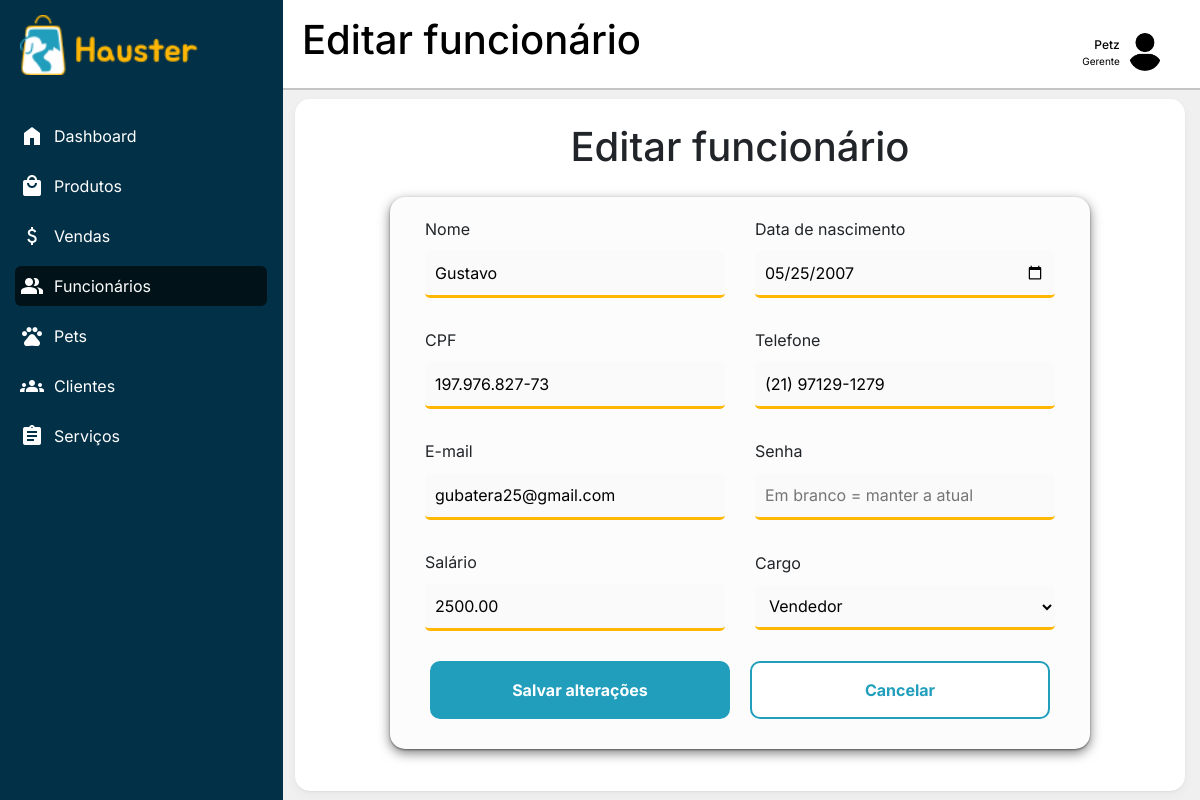
/dashboard.php?pagina=funcionarios_editar&id_func=1 (signed in), run on the app's committed database.
### tables this page shows
CREATE TABLE IF NOT EXISTS `funcionarios` (
  `idfuncionarios` int(11) NOT NULL AUTO_INCREMENT,
  `nome` varchar(45) NOT NULL,
  `dt_nasc` date NOT NULL,
  `salario` decimal(10,2) NOT NULL,
  `cpf` varchar(11) NOT NULL,
  `email` varchar(45) NOT NULL,
  `telefone` varchar(14) NOT NULL,
  `senha` varchar(255) NOT NULL,
  `cargos_idcargos` int(11) NOT NULL,
  `estabelecimento_idestabelecimento` int(11) NOT NULL,
  PRIMARY KEY (`idfuncionarios`),
  UNIQUE KEY `uk_funcionarios_id_cargo` (`idfuncionarios`,`cargos_idcargos`),
  KEY `fk_funcionarios_cargos_id` (`cargos_idcargos`),
  KEY `fk_funcionarios_estabelecimento_id` (`estabelecimento_idestabelecimento`),
  CONSTRAINT `fk_funcionarios_cargos` FOREIGN KEY (`cargos_idcargos`) REFERENCES `cargos` (`idcargos`) ON DELETE NO ACTION ON UPDATE NO ACTION,
  CONSTRAINT `fk_funcionarios_estabelecimento` FOREIGN KEY (`estabelecimento_idestabelecimento`) REFERENCES `estabelecimento` (`idestabelecimento`) ON DELETE CASCADE ON UPDATE NO ACTION
);

CREATE TABLE IF NOT EXISTS `cargos` (
  `idcargos` int(11) NOT NULL AUTO_INCREMENT,
  `nome` varchar(45) NOT NULL,
  PRIMARY KEY (`idcargos`)
);

### includes/helpers_funcionarios.php (called while the page is built, shortened)
<?php
function formatar_cpf(string $cpf): string
{
    return preg_replace('/(\d{3})(\d{3})(\d{3})(\d{2})/', '$1.$2.$3-$4', $cpf);
}
function formatar_telefone(string $tel): string
{
    if (strlen($tel) === 11) {
        return preg_replace('/(\d{2})(\d{5})(\d{4})/', '($1) $2-$3', $tel);
    }
    return $tel;
}

### dashboard/funcionarios/editar.php (the view, shortened to what this page needs)
<?php
include_once "includes/helpers_funcionarios.php";
$estabelecimento_id = $_SESSION['estabelecimento_id'];
$id = isset($_GET['id_func']) ? (int) $_GET['id_func'] : 0;
$cargos = $conexao->query("SELECT * FROM cargos ORDER BY idcargos")->fetchAll();
$stmt = $conexao->prepare(
    "SELECT * FROM funcionarios
     WHERE idfuncionarios = :id AND estabelecimento_idestabelecimento = :estab"
);
$stmt->execute([':id' => $id, ':estab' => $estabelecimento_id]);
$func = $stmt->fetch();
$acao_form   = 'dashboard.php?pagina=funcionarios_editar&id_func=' . $id;
$texto_botao = 'Salvar alterações';
?>
<main class="tabela content fundo">
    <h1 class="titulo">Editar funcionário</h1>
<form method="POST" action="<?= $acao_form ?>" class="form-produto">
    <div class="campos">
        <div class="campo">
            <label for="nome">Nome</label>
            <input type="text" id="nome" name="nome" maxlength="45" placeholder="Nome do funcionário"
                   value="<?= htmlspecialchars($func['nome']) ?>" required>
        </div>
        <div class="campo">
            <label for="dt_nasc">Data de nascimento</label>
            <input type="date" id="dt_nasc" name="dt_nasc" max="<?= date('Y-m-d') ?>"
                   value="<?= htmlspecialchars($func['dt_nasc']) ?>" required>
        </div>
        <div class="campo">
            <label for="cpf">CPF</label>
            <input type="text" id="cpf" name="cpf" maxlength="14" placeholder="000.000.000-00"
                   value="<?= strlen($func['cpf']) === 11 ? formatar_cpf($func['cpf']) : htmlspecialchars($func['cpf']) ?>" required>
        </div>
        <div class="campo">
            <label for="telefone">Telefone</label>
            <input type="text" id="telefone" name="telefone" maxlength="15" placeholder="(00) 00000-0000"
                   value="<?= htmlspecialchars(formatar_telefone($func['telefone'])) ?>" required>
        </div>
        <div class="campo">
            <label for="email">E-mail</label>
            <input type="email" id="email" name="email" maxlength="45" placeholder="E-mail do funcionário"
                   value="<?= htmlspecialchars($func['email']) ?>" required>
        </div>
        <div class="campo">
            <label for="senha">Senha</label>
            <input type="password" id="senha" name="senha" autocomplete="new-password" placeholder="Em branco = manter a atual">
        </div>
        <div class="campo">
            <label for="salario">Salário</label>
            <input type="number" id="salario" name="salario" step="0.01" min="0" placeholder="Salário do funcionário"
                   value="<?= htmlspecialchars($func['salario']) ?>" required>
        </div>
        <div class="campo">
            <label for="cargo">Cargo</label>
            <select name="cargo" id="cargo" required>
                <?php foreach ($cargos as $cargo): ?>
                    <option value="<?= $cargo['idcargos'] ?>" <?= $cargo['idcargos'] == $func['cargos_idcargos'] ? 'selected' : '' ?>>
                        <?= htmlspecialchars($cargo['nome']) ?>
                    </option>
                <?php endforeach; ?>
            </select>
        </div>
        <div class="acoes campo">
            <button type="submit"><?= $texto_botao ?></button>
            <a href="dashboard.php?pagina=funcionarios"><button type="button" id="cancelar">Cancelar</button></a>
        </div>
    </div>
</form>
</main>

### css/side-bar.css (style rules this page uses)
:root { --branco: #ffff; --preto: #000000; --primaria-100: #B0E8FE; --primaria-200: #2CC7EC; --primaria-base: #219EBC; --primaria-400: #16778E; --primaria-500: #0C5262; --primaria-600: #042F3A; --primaria-700: #011319; --secundaria-100: #FFE9D2; --secundaria-base: #FFB703; --secundaria-300: #CE9300; --secundaria-400: #9E7000; --secundaria-500: #714F00; --secundaria-600: #473000; --secundaria-700: #211500; --cinza-100: #F0F0F0; --cinza-200: #B3B8BB; --cinza-base: #8E9294; --cinza-400: #6A6D6F; --cinza-500: #494B4C; --cinza-600: #2A2B2C; --cinza-700: #101111; --fundo: #023047; --font: "Inter"; }
* { margin: 0; padding: 0; border: none; box-sizing: border-box; }
html, body { height: 100%; font-family: "Inter", Helvetica, sans-serif; }
.dashboard { display: grid; grid-template-areas: "sidebar topbar" "sidebar content"; grid-template-columns: 280px 1fr; grid-template-rows: 90px 1fr; height: 100vh; background-color: var(--cinza-100); }
.content { grid-area: content; padding: 1.5rem; }

### dashboard/estoque/css/cadastrar.css (style rules this page uses)
:root { --branco: #ffff; --preto: #000000; --primaria-100: #B0E8FE; --primaria-200: #2CC7EC; --primaria-base: #219EBC; --primaria-400: #16778E; --primaria-500: #0C5262; --primaria-600: #042F3A; --primaria-700: #011319; --primaria-hover: #1e91ad; --secundaria-100: #FFE9D2; --secundaria-base: #FFB703; --secundaria-300: #CE9300; --secundaria-400: #9E7000; --secundaria-500: #714F00; --secundaria-600: #473000; --secundaria-700: #211500; --secundaria-hover: #e4a404; --cinza-100: #F0F0F0; --cinza-200: #B3B8BB; --cinza-base: #8E9294; --cinza-400: #6A6D6F; --cinza-500: #494B4C; --cinza-600: #2A2B2C; --cinza-700: #101111; --cinza-inputs: rgba(235, 235, 235, 0.185); --font: "Inter"; }
* { margin: 0; padding: 0; box-sizing: border-box; font-family: var(--font); }
.fundo { display: flex; flex-direction: column; margin: 1% 15px 1% 15px; background-color: var(--branco); box-shadow: 0 1px 2px rgba(0, 0, 0, 0.05), 0 4px 12px rgba(0, 0, 0, 0.04); border-radius: 15px; }
.form-produto { margin: auto; background-color: var(--cinza-inputs); box-shadow: 0 1px 2px rgba(0, 0, 0, 0.427), 0 4px 12px rgba(0, 0, 0, 0.519); border-radius: 15px; padding: 20px; width: 50vw; height: 52vh; gap: 10px; }
.titulo { text-align: center; }
.campos { display: grid; grid-template-columns: repeat(2, 350px); gap: 30px; justify-content: space-between; }
.campo { display: flex; justify-content: center; align-items: center; flex-direction: column; gap: 10px; }
.acoes { grid-column: 1 / -1; display: flex; gap: 40px; flex-direction: row; justify-content: center; width: 47vw; margin: 0 auto; }
.campo > input, .campo > select { border-bottom: 3px solid var(--secundaria-base); background-color: var(--cinza-inputs); border-radius: 5px; padding: 10px; width: 300px; }
.campo > label { width: 80%; text-align: left; }
.acoes > button, .acoes > a > button { padding: 15px 0px; width: 300px; font-weight: bold; border-radius: 10px; background-color: var(--primaria-base); border: 2px solid var(--primaria-base); color: var(--branco); }
#cancelar { background-color: var(--branco); border: 2px solid var(--primaria-base); color: var(--primaria-base); }
.acoes > a { text-decoration: none; }

### dashboard/funcionarios/css/funcionarios.css (style rules this page uses)
.form-produto { height: auto; padding-bottom: 30px; }

### css/responsivo-dashboard.css (style rules this page uses)
@media (max-width: 1540px) { body.dashboard .form-produto { width: min(100%, 700px); height: auto; } }
@media (max-width: 1540px) { body.dashboard .form-produto .campos { grid-template-columns: repeat(2, minmax(0, 300px)); justify-content: center; } }
@media (max-width: 1540px) { body.dashboard .form-produto .campo > input, body.dashboard .form-produto .campo > select, body.dashboard .form-produto .campo > label { width: 100%; max-width: 300px; } }
@media (max-width: 1540px) { body.dashboard .form-produto .acoes { width: 100%; gap: 20px; } }
@media (max-width: 1540px) { body.dashboard .form-produto .acoes > button, body.dashboard .form-produto .acoes > a { flex: 1 1 0; min-width: 0; max-width: 300px; } }
@media (max-width: 1540px) { body.dashboard .form-produto .acoes > a > button { width: 100%; } }
@media (max-width: 1540px) { body.dashboard .form-produto .acoes > button { width: 100%; } }

### data on the page
funcionarios: nome "Gustavo", dt_nasc "05/25/2007", cpf "197.976.827-73", telefone "(21) 97129-1279", email "gubatera25@gmail.com", salario "2500.00", cargo "Vendedor"

### other printed values
$texto "Dashboard"
$texto "Produtos"
$texto "Vendas"
$texto "Funcionários"
$texto "Pets"
$texto "Clientes"
$texto "Serviços"
$titulo_pagina "Editar funcionário"
$nome_exibido "Petz"
$cargo_exibido "Gerente"
$texto_botao "Salvar alterações"
